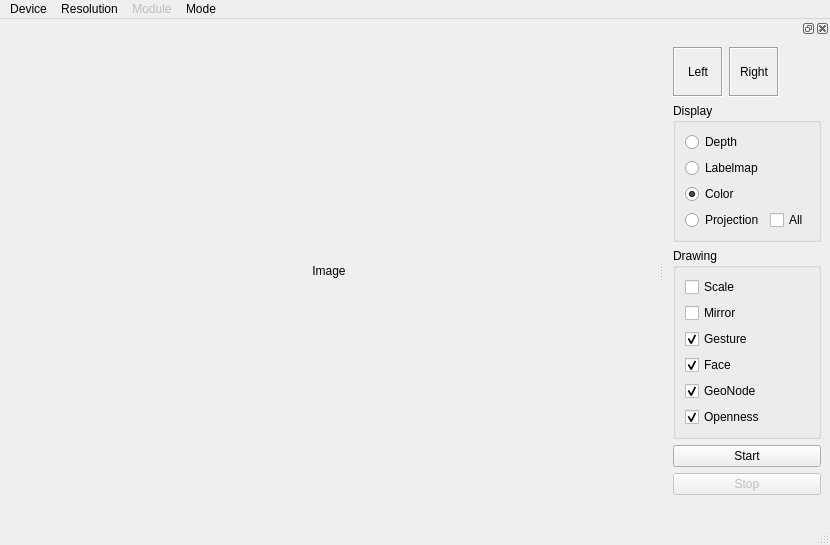
<?xml version="1.0" encoding="UTF-8"?>
<ui version="4.0">
 <class>MainWindow</class>
 <widget class="QMainWindow" name="MainWindow">
  <property name="geometry">
   <rect>
    <x>0</x>
    <y>0</y>
    <width>819</width>
    <height>545</height>
   </rect>
  </property>
  <property name="windowTitle">
   <string>Intel Perceptual Server</string>
  </property>
  <property name="windowIcon">
   <iconset resource="../res/intel_perceptual_server.qrc">
    <normaloff>:/icons/hiveground.png</normaloff>:/icons/hiveground.png</iconset>
  </property>
  <widget class="QWidget" name="centralwidget">
   <layout class="QGridLayout" name="gridLayout">
    <item row="0" column="1">
     <widget class="QLabel" name="labelImageDisplay">
      <property name="minimumSize">
       <size>
        <width>640</width>
        <height>480</height>
       </size>
      </property>
      <property name="text">
       <string>Image</string>
      </property>
      <property name="alignment">
       <set>Qt::AlignCenter</set>
      </property>
     </widget>
    </item>
   </layout>
  </widget>
  <widget class="QStatusBar" name="statusbar"/>
  <widget class="QDockWidget" name="dockWidget">
   <property name="minimumSize">
    <size>
     <width>157</width>
     <height>452</height>
    </size>
   </property>
   <attribute name="dockWidgetArea">
    <number>2</number>
   </attribute>
   <widget class="QWidget" name="dockWidgetContents">
    <layout class="QVBoxLayout" name="verticalLayout_3">
     <item>
      <layout class="QHBoxLayout" name="horizontalLayout">
       <item>
        <widget class="QLabel" name="labelGestureLeft">
         <property name="minimumSize">
          <size>
           <width>50</width>
           <height>50</height>
          </size>
         </property>
         <property name="frameShape">
          <enum>QFrame::Box</enum>
         </property>
         <property name="frameShadow">
          <enum>QFrame::Sunken</enum>
         </property>
         <property name="text">
          <string>Left</string>
         </property>
         <property name="alignment">
          <set>Qt::AlignCenter</set>
         </property>
        </widget>
       </item>
       <item>
        <widget class="QLabel" name="labelGestureRight">
         <property name="minimumSize">
          <size>
           <width>50</width>
           <height>50</height>
          </size>
         </property>
         <property name="frameShape">
          <enum>QFrame::Box</enum>
         </property>
         <property name="frameShadow">
          <enum>QFrame::Sunken</enum>
         </property>
         <property name="text">
          <string>Right</string>
         </property>
         <property name="alignment">
          <set>Qt::AlignCenter</set>
         </property>
        </widget>
       </item>
       <item>
        <spacer name="horizontalSpacer">
         <property name="orientation">
          <enum>Qt::Horizontal</enum>
         </property>
         <property name="sizeHint" stdset="0">
          <size>
           <width>40</width>
           <height>20</height>
          </size>
         </property>
        </spacer>
       </item>
      </layout>
     </item>
     <item>
      <widget class="QGroupBox" name="groupBox">
       <property name="title">
        <string>Display</string>
       </property>
       <layout class="QVBoxLayout" name="verticalLayout">
        <item>
         <widget class="QRadioButton" name="radioButtonDisplayDepth">
          <property name="text">
           <string>Depth</string>
          </property>
          <property name="checked">
           <bool>false</bool>
          </property>
         </widget>
        </item>
        <item>
         <widget class="QRadioButton" name="radioButtonDisplayLabelmap">
          <property name="text">
           <string>Labelmap</string>
          </property>
         </widget>
        </item>
        <item>
         <widget class="QRadioButton" name="radioButtonDisplayColor">
          <property name="text">
           <string>Color</string>
          </property>
          <property name="checked">
           <bool>true</bool>
          </property>
         </widget>
        </item>
        <item>
         <layout class="QHBoxLayout" name="horizontalLayout_2">
          <item>
           <widget class="QRadioButton" name="radioButtonDisplayProjection">
            <property name="text">
             <string>Projection</string>
            </property>
           </widget>
          </item>
          <item>
           <widget class="QCheckBox" name="checkBoxProjectAll">
            <property name="text">
             <string>All</string>
            </property>
           </widget>
          </item>
         </layout>
        </item>
       </layout>
      </widget>
     </item>
     <item>
      <widget class="QGroupBox" name="groupBox_2">
       <property name="title">
        <string>Drawing</string>
       </property>
       <layout class="QVBoxLayout" name="verticalLayout_2">
        <item>
         <widget class="QCheckBox" name="checkBoxScale">
          <property name="text">
           <string>Scale</string>
          </property>
         </widget>
        </item>
        <item>
         <widget class="QCheckBox" name="checkBoxMirror">
          <property name="text">
           <string>Mirror</string>
          </property>
         </widget>
        </item>
        <item>
         <widget class="QCheckBox" name="checkBoxGesture">
          <property name="text">
           <string>Gesture</string>
          </property>
          <property name="checked">
           <bool>true</bool>
          </property>
         </widget>
        </item>
        <item>
         <widget class="QCheckBox" name="checkBoxFace">
          <property name="text">
           <string>Face</string>
          </property>
          <property name="checked">
           <bool>true</bool>
          </property>
         </widget>
        </item>
        <item>
         <widget class="QCheckBox" name="checkBoxGeoNode">
          <property name="text">
           <string>GeoNode</string>
          </property>
          <property name="checked">
           <bool>true</bool>
          </property>
         </widget>
        </item>
        <item>
         <widget class="QCheckBox" name="checkBoxOpenness">
          <property name="text">
           <string>Openness</string>
          </property>
          <property name="checked">
           <bool>true</bool>
          </property>
         </widget>
        </item>
       </layout>
      </widget>
     </item>
     <item>
      <widget class="QPushButton" name="pushButtonStart">
       <property name="text">
        <string>Start</string>
       </property>
      </widget>
     </item>
     <item>
      <widget class="QPushButton" name="pushButtonStop">
       <property name="enabled">
        <bool>false</bool>
       </property>
       <property name="text">
        <string>Stop</string>
       </property>
      </widget>
     </item>
     <item>
      <spacer name="verticalSpacer">
       <property name="orientation">
        <enum>Qt::Vertical</enum>
       </property>
       <property name="sizeHint" stdset="0">
        <size>
         <width>20</width>
         <height>40</height>
        </size>
       </property>
      </spacer>
     </item>
    </layout>
   </widget>
  </widget>
  <widget class="QMenuBar" name="menubar">
   <property name="geometry">
    <rect>
     <x>0</x>
     <y>0</y>
     <width>819</width>
     <height>24</height>
    </rect>
   </property>
   <widget class="QMenu" name="menuDevice">
    <property name="title">
     <string>Device</string>
    </property>
   </widget>
   <widget class="QMenu" name="menuMode">
    <property name="title">
     <string>Mode</string>
    </property>
    <addaction name="actionLive"/>
    <addaction name="actionPlayback"/>
    <addaction name="actionRecord"/>
   </widget>
   <widget class="QMenu" name="menuResolution">
    <property name="title">
     <string>Resolution</string>
    </property>
    <addaction name="action640x360"/>
    <addaction name="action640x480"/>
    <addaction name="action1280x720"/>
   </widget>
   <widget class="QMenu" name="menuModule">
    <property name="enabled">
     <bool>false</bool>
    </property>
    <property name="title">
     <string>Module</string>
    </property>
   </widget>
   <addaction name="menuDevice"/>
   <addaction name="menuResolution"/>
   <addaction name="menuModule"/>
   <addaction name="menuMode"/>
  </widget>
  <action name="actionLive">
   <property name="checkable">
    <bool>true</bool>
   </property>
   <property name="text">
    <string>Live</string>
   </property>
  </action>
  <action name="actionPlayback">
   <property name="checkable">
    <bool>true</bool>
   </property>
   <property name="text">
    <string>Playback</string>
   </property>
  </action>
  <action name="actionRecord">
   <property name="checkable">
    <bool>true</bool>
   </property>
   <property name="text">
    <string>Record</string>
   </property>
  </action>
  <action name="action640x480">
   <property name="checkable">
    <bool>true</bool>
   </property>
   <property name="checked">
    <bool>true</bool>
   </property>
   <property name="text">
    <string>640x480</string>
   </property>
  </action>
  <action name="action640x360">
   <property name="checkable">
    <bool>true</bool>
   </property>
   <property name="text">
    <string>640x360</string>
   </property>
  </action>
  <action name="action1280x720">
   <property name="checkable">
    <bool>true</bool>
   </property>
   <property name="text">
    <string>1280x720</string>
   </property>
  </action>
 </widget>
 <resources>
  <include location="../res/intel_perceptual_server.qrc"/>
 </resources>
 <connections/>
</ui>
